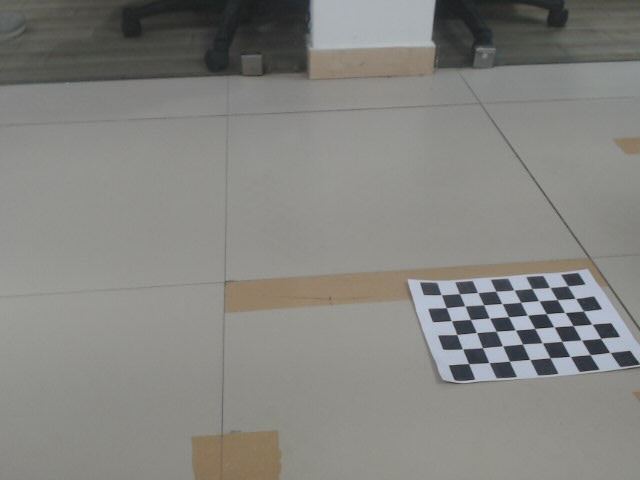
#> input picture Deva/backup/raw_photos/left.jpg, 640 x 480 px, given in place of football_left.mp4, which was not available
$ python direct_3_video_videostitch.py
#> lines starting #> are read from the running program, lines starting #| are printed output that depends on the picture; after the words box and inside, x2 and y2 are one past the last pixel; in counts of white or black regions, pixels touching at a corner belong together; pictures that were not available may be replaced by others from this repository, and a replacement may not be noted
import sys, os
import cv2
import numpy as np
from matplotlib import pyplot as plt

def findHomoMatrix(img1, img2):
    #sift=cv2.xfeatures2d.SIFT_create()
    sift=cv2.SIFT_create()
    gray = cv2.cvtColor(img1, cv2.COLOR_BGR2GRAY)
    gray2 = cv2.cvtColor(img2, cv2.COLOR_BGR2GRAY)
    point1, descriptor1=sift.detectAndCompute(gray,None)
    point2, descriptor2 =sift.detectAndCompute(gray2,None)

    flannIndexKDTree = 0
    indexParam = {'algorithm': flannIndexKDTree, 'trees': 5}
    searchParam = {'checks': 50}

    flann = cv2.FlannBasedMatcher(indexParam, searchParam)

    matches = flann.knnMatch(descriptor1,descriptor2,k=2)

    # keep good matches of points
    goodMatches = []
    for x,y in matches:
        if x.distance < 0.7*y.distance:
            goodMatches.append(x)

    srcPoints = np.float32([ point1[x.queryIdx].pt for x in goodMatches ]).reshape(-1,1,2)#cordinates of the points
    dstPoints = np.float32([ point2[x.trainIdx].pt for x in goodMatches ]).reshape(-1,1,2)

    M, mask = cv2.findHomography(srcPoints, dstPoints, cv2.RANSAC,5.0)
    print('homography matrix found:')
    print(M)
    return M

def warpTwoImages(img1, img2, H):
    '''warp img2 to img1 with homograph matrix H'''

    if img2 is None:
        print("\n\n\n inside warp \nError: img2222 could not be read.")

 #   print(" rushi img1:", img1);


    if img1 is None:
        print(" \n\n inside wrap \nError: img1 could not be read.")


    height1,width1 = img1.shape[:2]
    height2,width2 = img2.shape[:2]
    p1 = np.float32([[0,0],[0,height1],[width1,height1],[width1,0]]).reshape(-1,1,2)
    p2 = np.float32([[0,0],[0,height2],[width2,height2],[width2,0]]).reshape(-1,1,2)
    p3 = cv2.perspectiveTransform(p2, H)

    #combint two images and reshape the image size
    points = np.concatenate((p1, p3), axis=0)
    [xmin, ymin] = np.int32(points.min(axis=0).ravel() - 0.5)
    [xmax, ymax] = np.int32(points.max(axis=0).ravel() + 0.5)
    M = np.array([[1,0,-xmin],[0,1,-ymin],[0,0,1]])

    outputImg = cv2.warpPerspective(img2, M.dot(H), (xmax-xmin, ymax-ymin))
    outputImg[-ymin:height1-ymin,-xmin:width1-xmin] = img1
  # print("\n inside warp function")
  #  print(outputImg)
    return outputImg


################################################################################################
################################################################################################
################################################################################################
################################################################################################
################################################################################################
################################################################################################
################################################################################################
#startttttttttttttttttttttttttttttt----------------------------------------------------------------------------
#step1: capture the video and get the frames


cap1=cv2.VideoCapture(os.getcwd() + '//football_left.mp4')
cap2=cv2.VideoCapture(os.getcwd() + '//football_mid.mp4')
cap3 = cv2.VideoCapture(os.getcwd() + '//football_right.mp4')

#frameCount=int(cap1.get(cv.CV_CAP_PROP_FRAME_COUNT))
#gets the total number of frames in a video
frameCount=int(cap1.get(7))

#stitch the first 3 frames, get homography matrices used in the remaining frames
#checks if the video is opened and captured or not
if not cap1.isOpened():
    print('cannot open video 1')
if not cap2.isOpened():
    print('cannot open video 2')
if not cap3.isOpened():
    print('cannot open video 3')


print("rushi  ");
#print(cap1);


#step 1: capture frame

ret,img1=cap1.read()
#> img1 is the input picture: shape (480, 640, 3); mean B, G, R 128.6, 132.4, 132.6
if img1 is None:
    print("\n\n\n ru \nError: img1 could not be read.")
ret,img2=cap2.read()

if img2 is None:
    print("\n\n\n rushi \nError: img2222 could not be read.")


ret,img3=cap3.read()


###################################################
#step2: find SIFT features in left and mid images and apply the ratio test to find the best matches, and find homography matrix


M1=findHomoMatrix(img1,img2)
#> in findHomoMatrix, `gray = cv2.cvtColor(img1, cv2.COLOR_BGR2GRAY)`:
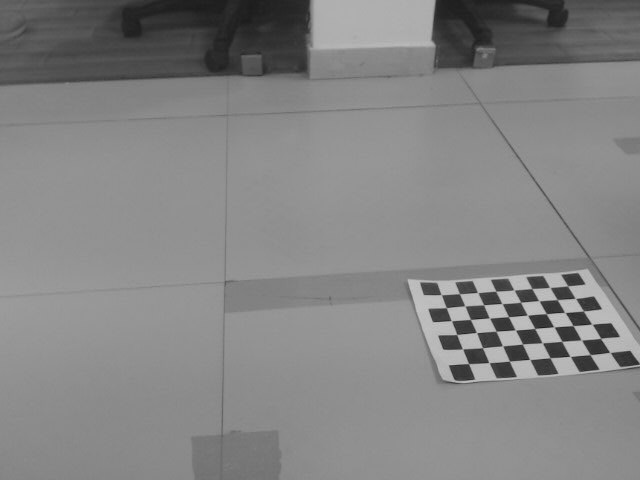
#> gray: shape (480, 640); min 27, max 201, mean 132.1
#> in findHomoMatrix, `point1, descriptor1=sift.detectAndCompute(gray,None)`: point1 = 283 keypoints; strongest (x, y, size): (438, 315, 10), (590, 303, 9.9), (625, 358, 11), (529, 337, 10)
#> in findHomoMatrix, `point2, descriptor2 =sift.detectAndCompute(gray2,None)`: point2 has the same summary as point1
#> in findHomoMatrix, `matches = flann.knnMatch(descriptor1,descriptor2,k=2)`: matches = 283 matches
#> in findHomoMatrix, `srcPoints = np.float32([ point1[x.queryIdx].pt for x in goodMatches ])..`: srcPoints = 283 rows, first 8: [123, 77.67], [131.4, 24.7], [177.4, 129.8], [207.3, 75.13], [218.2, 63.03], [239.9, 72.82], [242.7, 56.36], [258.6, 52.95]
#> in findHomoMatrix, `dstPoints = np.float32([ point2[x.trainIdx].pt for x in goodMatches ])..`: dstPoints has the same summary as srcPoints
#> in findHomoMatrix, `M, mask = cv2.findHomography(srcPoints, dstPoints, cv2.RANSAC,5.0)`: M = [[1, 1.13e-14, 1.35e-12], [-4.71e-15, 1, 1.19e-12], [-2e-17, 2.4e-17, 1]]; mask = 283 values from 1 to 1
#| [[ 1.00000000e+00  1.13336586e-14  1.35373532e-12]
#|  [-4.70922707e-15  1.00000000e+00  1.18554741e-12]
#|  [-2.00437315e-17  2.40437353e-17  1.00000000e+00]]
#> M1 has the same summary as M in findHomoMatrix


#step3: stitch left and mid images
leftAndMid=warpTwoImages(img2,img1,M1)
#> in warpTwoImages, `p3 = cv2.perspectiveTransform(p2, H)`: p3 = [[1.35e-12, 1.19e-12], [6.79e-12, 480], [640, 480], [640, -1.83e-12]]
#> in warpTwoImages, `points = np.concatenate((p1, p3), axis=0)`: points = [[0, 0], [0, 480], [640, 480], [640, 0], [1.35e-12, 1.19e-12], [6.79e-12, 480], [640, 480], [640, -1.83e-12]]
#> in warpTwoImages, `[xmin, ymin] = np.int32(points.min(axis=0).ravel() - 0.5)`: xmin = 0
#> in warpTwoImages, `[xmax, ymax] = np.int32(points.max(axis=0).ravel() + 0.5)`: xmax = 640; ymax = 480
#> in warpTwoImages, `M = np.array([[1,0,-xmin],[0,1,-ymin],[0,0,1]])`: M = [[1, 0, 0], [0, 1, 0], [0, 0, 1]]

#crop the resulting image because its out of the field, not of our interest
width1=len(leftAndMid)
#> width1 = 480
length1=len(leftAndMid[1,:])
#> length1 = 640
img4=leftAndMid[100:(5*width1//9),(length1//10):]#remove unnecessary edges of the frames.
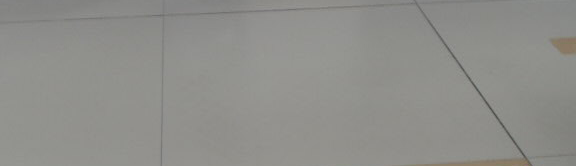
#> img4: shape (166, 576, 3); mean B, G, R 138.8, 142.8, 142.9

cv2.imshow("imgg", img4)
cv2.waitKey(0)  # Wait for a key press to close the window
cv2.destroyAllWindows()  # Close the window


#step 4: find homography matrix for left image and rightAndMid, and do the stitching.

M2=findHomoMatrix(img3,img4)
#> in findHomoMatrix (call 2), `point2, descriptor2 =sift.detectAndCompute(gray2,None)`: point2 = 9 keypoints; (x, y, size): (521, 151, 1.8), (521, 151, 1.8), (441, 39, 1.9), (439, 36, 1.8), (439, 36, 1.8), (433, 28, 2), (433, 28, 2), (429, 21, 1.9), (429, 21, 1.9)
#> after the loop in findHomoMatrix (call 2), `for x,y in matches:`: goodMatches = 9 matches
#| [[ 1.05964055e+00 -2.17613071e-02 -7.83489495e+01]
#|  [ 1.80964518e-03  1.02764061e+00 -1.03628526e+02]
#|  [ 7.10873294e-05 -5.03599243e-05  1.00000000e+00]]
#> M2 = [[1.06, -0.0218, -78.35], [0.00181, 1.03, -103.6], [7.11e-05, -5.04e-05, 1]]
panorama=warpTwoImages(img4,img3,M2)
#> in warpTwoImages (call 2), `p3 = cv2.perspectiveTransform(p2, H)`: p3 = [[-78.35, -103.6], [-90.99, 399.3], [577.1, 382.6], [573.7, -98.01]]
#> in warpTwoImages (call 2), `points = np.concatenate((p1, p3), axis=0)`: points = [[0, 0], [0, 166], [576, 166], [576, 0], [-78.35, -103.6], [-90.99, 399.3], [577.1, 382.6], [573.7, -98.01]]
#> in warpTwoImages (call 2), `[xmin, ymin] = np.int32(points.min(axis=0).ravel() - 0.5)`: xmin = -91; ymin = -104
#> in warpTwoImages (call 2), `[xmax, ymax] = np.int32(points.max(axis=0).ravel() + 0.5)`: xmax = 577; ymax = 399
#> in warpTwoImages (call 2), `M = np.array([[1,0,-xmin],[0,1,-ymin],[0,0,1]])`: M = [[1, 0, 91], [0, 1, 104], [0, 0, 1]]
#> in warpTwoImages (call 2), `outputImg = cv2.warpPerspective(img2, M.dot(H), (xmax-xmin, ymax-ymin))`:
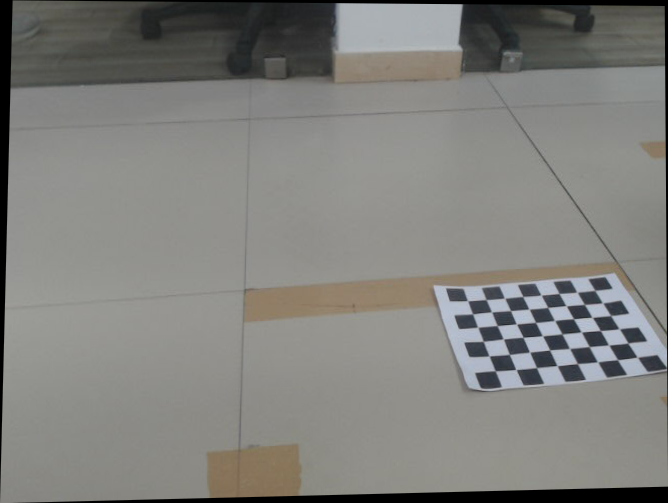
#> outputImg: shape (503, 668, 3); mean B, G, R 124.4, 128.1, 128.4
#> in warpTwoImages (call 2), `outputImg[-ymin:height1-ymin,-xmin:width1-xmin] = img1`:
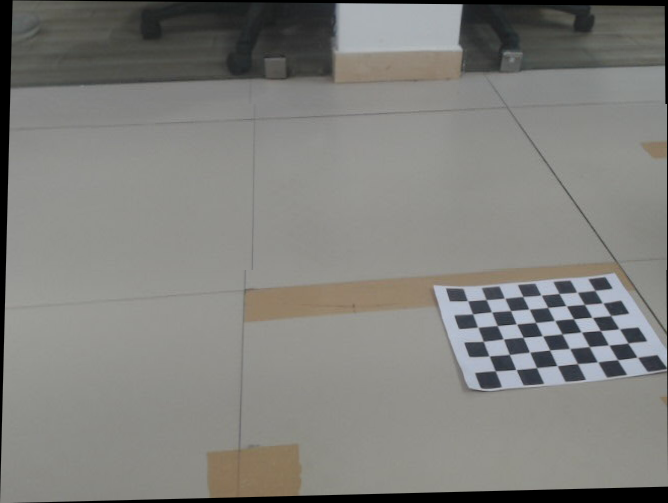
#> outputImg: shape (503, 668, 3); 11.41% of pixels changed, all inside (x1, y1, x2, y2) = (91, 104, 667, 270)


#step5: crop the panorama image discard unintersting pixels

width2 = len(panorama)
#> width2 = 503
#print("\n\n width 2 is ",width2)
length2 = len(panorama[1,:])
#> length2 = 668
#print("\n\n length  2 is ",length2)

#print("\npanoram is \n",panorama[0][1][0])

panorama=panorama[(width2//8):(4*width2//7),1:19*length2//20]#crop the picture because otherwise it will be too big for later process.
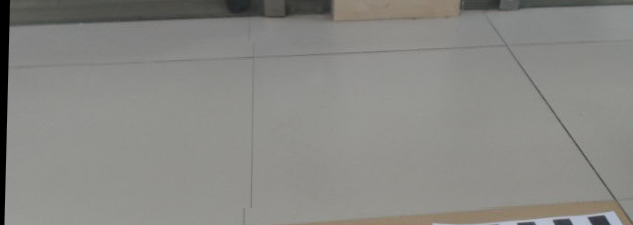
#> panorama: shape (225, 633, 3); mean B, G, R 132.4, 136.3, 136.7

#step6: write video
panorama=cv2.resize(panorama,(0,0),fx=0.4,fy=0.4)
#> panorama: shape (90, 253, 3)

#cv2.imshow("Panorama", panorama)
#cv2.waitKey(0)  # Wait for a key press to close the window
#cv2.destroyAllWindows()  # Close the window


height,width,layer=panorama.shape
#> height = 90; width = 253; layer = 3
print("\npanorama size ois ",height,width,layer)
#| panorama size ois  90 253 3
# [5 lines of commented-out code are left out]

fourcc = cv2.VideoWriter_fourcc('m', 'p', '4', 'v') # note the lower case
video = cv2.VideoWriter(os.getcwd() + '//panorama.mov',fourcc,fps=24,frameSize=(width,height),isColor=1)

video.write(panorama)

#do the same to all the remaining frames
for x in range(0, frameCount-1):

    if not cap1.isOpened():
        print('cannot open video 1')

    ret,img1=cap1.read()
    ret,img2=cap2.read()
    ret,img3=cap3.read()


    if not ret:
        continue

    leftAndMid=warpTwoImages(img2,img1,M1)

    img4=leftAndMid[100:(5*width1//9),(length1//10):]#img4=rightAndMid[(width/8):(7*width/13),1:(17*length/20)]

    panorama=warpTwoImages(img4,img3,M2)

    panorama=panorama[(width2//8):(4*width2//7),1:19*length2//20]
    panorama=cv2.resize(panorama,(0,0),fx=0.4,fy=0.4)
    video.write(panorama)

$ run again, on Deva/backup/raw_photos/right.jpg
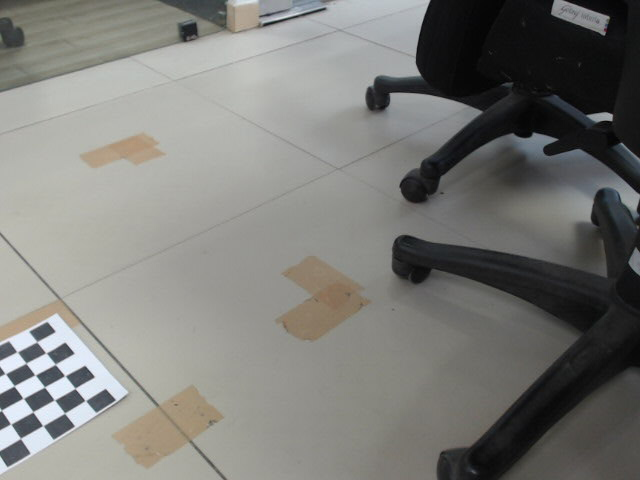
#> input picture Deva/backup/raw_photos/right.jpg, 640 x 480 px, given in place of football_left.mp4, which was not available
#> img1 is the input picture: shape (480, 640, 3); mean B, G, R 120, 123.9, 123.9
#> point1 = 303 keypoints; strongest (x, y, size): (82, 376, 11.6), (27, 426, 12.5), (39, 400, 11.7), (70, 401, 11.6)
#> point2 has the same summary as point1
#> matches = 303 matches
#> srcPoints = 303 rows, first 8: [2.58, 368], [2.67, 394], [3.06, 345.5], [3.15, 407.4], [6.09, 13.43], [7.09, 237.7], [7.96, 242.4], [7.96, 242.4]
#> dstPoints has the same summary as srcPoints
#> in findHomoMatrix, `M, mask = cv2.findHomography(srcPoints, dstPoints, cv2.RANSAC,5.0)`: M = [[1, -9.92e-16, 6.63e-13], [-1.12e-15, 1, 5.63e-13], [-5.15e-18, -2.89e-18, 1]]; mask = 303 values from 1 to 1
#| [[ 1.00000000e+00 -9.92399199e-16  6.63474523e-13]
#|  [-1.11655279e-15  1.00000000e+00  5.63347374e-13]
#|  [-5.14603719e-18 -2.89198281e-18  1.00000000e+00]]
#> M1 has the same summary as M in findHomoMatrix
#> p3 = [[6.63e-13, 5.63e-13], [1.87e-13, 480], [640, 480], [640, -1.51e-13]]
#> points = [[0, 0], [0, 480], [640, 480], [640, 0], [6.63e-13, 5.63e-13], [1.87e-13, 480], [640, 480], [640, -1.51e-13]]
#> xmin = 0
#> xmax = 640; ymax = 480
#> in warpTwoImages, `M = np.array([[1,0,-xmin],[0,1,-ymin],[0,0,1]])`: M = [[1, 0, 0], [0, 1, 0], [0, 0, 1]]
#> `width1=len(leftAndMid)`: width1 = 480
#> length1 = 640
#> `img4=leftAndMid[100:(5*width1//9),(length1//10):]#remove unnecessary e..`:
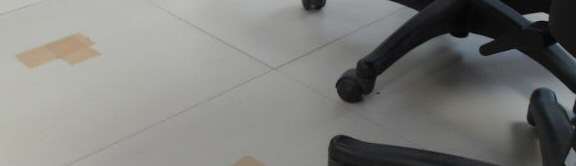
#> img4: shape (166, 576, 3); mean B, G, R 122.8, 125.7, 125.3
#> point2 = 62 keypoints; strongest (x, y, size): (543, 16, 6.7), (355, 87, 24.8), (471, 43, 15.5), (486, 40, 5.5)
#> after the loop in findHomoMatrix (call 2), `for x,y in matches:`: goodMatches = 69 matches
#> srcPoints = 69 rows, first 8: [38.62, 327.9], [136.6, 147.7], [136.6, 147.7], [389.9, 252.9], [390.4, 252.6], [395.1, 269.7], [400.4, 193.9], [400.7, 185.3]
#> dstPoints = 69 rows, first 8: [571.5, 53.34], [72.61, 47.7], [72.61, 47.7], [325.9, 152.9], [326.4, 152.6], [336.7, 85.33], [336.4, 93.9], [336.7, 85.33]
#| [[ 9.96143466e-01 -1.13020230e-02 -6.19833158e+01]
#|  [-2.13820670e-04  9.94692363e-01 -9.92895398e+01]
#|  [-1.49110956e-06 -1.89409122e-05  1.00000000e+00]]
#> M2 = [[0.996, -0.0113, -61.98], [-0.000214, 0.995, -99.29], [-1.49e-06, -1.89e-05, 1]]
#> `width2 = len(panorama)`: width2 = 482
#> length2 = 644
#> `panorama=panorama[(width2//8):(4*width2//7),1:19*length2//20]#crop the..`:
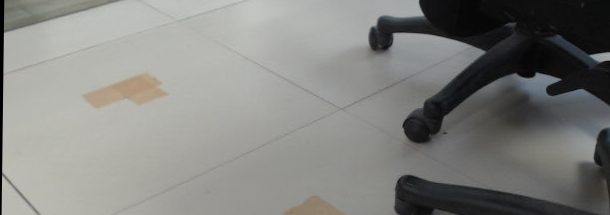
#> panorama: shape (215, 610, 3); mean B, G, R 128.1, 131.6, 131.2
#| panorama size ois  86 244 3
